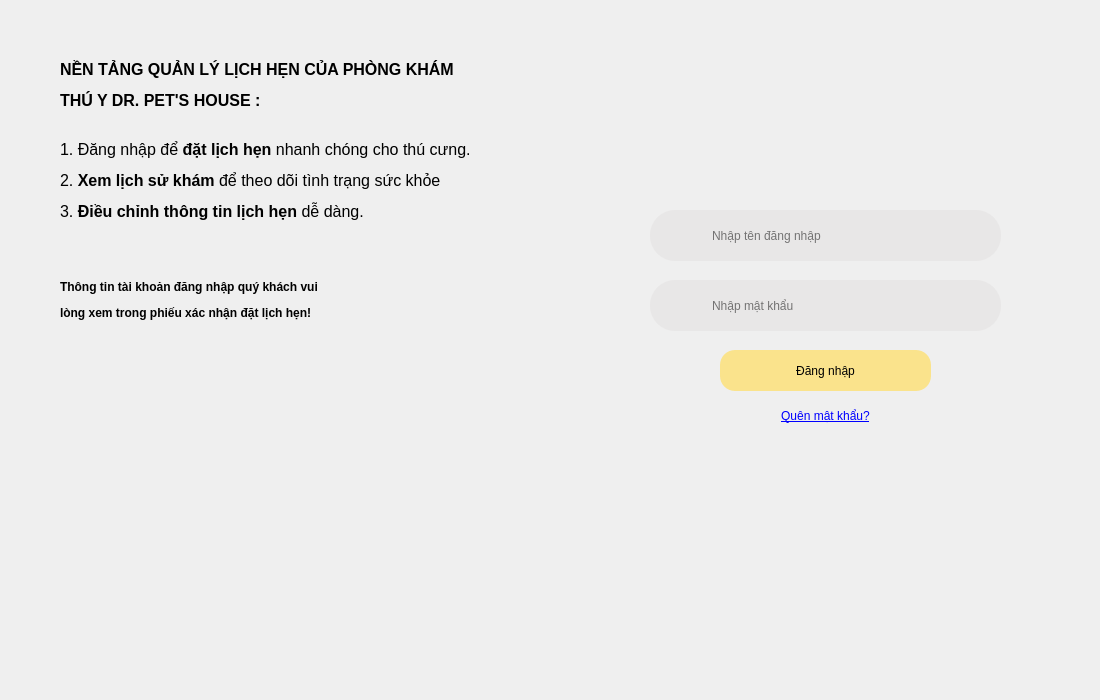
<?xml version="1.0" encoding="UTF-8"?>
<ui version="4.0">
 <class>MainWindow</class>
 <widget class="QMainWindow" name="MainWindow">
  <property name="geometry">
   <rect>
    <x>0</x>
    <y>0</y>
    <width>1100</width>
    <height>700</height>
   </rect>
  </property>
  <property name="windowTitle">
   <string>MainWindow</string>
  </property>
  <widget class="QWidget" name="centralwidget">
   <widget class="QLabel" name="label">
    <property name="geometry">
     <rect>
      <x>0</x>
      <y>0</y>
      <width>1100</width>
      <height>700</height>
     </rect>
    </property>
    <property name="text">
     <string/>
    </property>
    <property name="pixmap">
     <pixmap>../../Images/Images_DangNhap/nen_dang_nhap.jpg</pixmap>
    </property>
    <property name="scaledContents">
     <bool>true</bool>
    </property>
   </widget>
   <widget class="QLineEdit" name="lineEditTenDangNhap">
    <property name="geometry">
     <rect>
      <x>650</x>
      <y>210</y>
      <width>351</width>
      <height>51</height>
     </rect>
    </property>
    <property name="whatsThis">
     <string>&lt;html&gt;&lt;head/&gt;&lt;body&gt;&lt;p align=&quot;center&quot;&gt;&lt;br/&gt;&lt;/p&gt;&lt;/body&gt;&lt;/html&gt;</string>
    </property>
    <property name="styleSheet">
     <string notr="true">QLineEdit {
    border: 2px;  
    border-radius: 25px;    
	font: 14pt &quot;Sitka Display&quot;;
	background-color: rgb(232, 231, 231);
    padding: 5px;
	 padding-left: 60px;
    padding-right: 60px;            
}</string>
    </property>
    <property name="placeholderText">
     <string>Nhập tên đăng nhập</string>
    </property>
   </widget>
   <widget class="QLineEdit" name="lineEditMatKhau">
    <property name="geometry">
     <rect>
      <x>650</x>
      <y>280</y>
      <width>351</width>
      <height>51</height>
     </rect>
    </property>
    <property name="whatsThis">
     <string>&lt;html&gt;&lt;head/&gt;&lt;body&gt;&lt;p align=&quot;center&quot;&gt;&lt;br/&gt;&lt;/p&gt;&lt;/body&gt;&lt;/html&gt;</string>
    </property>
    <property name="styleSheet">
     <string notr="true">QLineEdit {
    border: 2px;  
    border-radius: 25px;        
	font: 14pt &quot;Sitka Display&quot;;
	background-color: rgb(232, 231, 231);
    padding: 5px;
 	padding-left: 60px; 
    padding-right: 60px;             
}
</string>
    </property>
    <property name="echoMode">
     <enum>QLineEdit::Password</enum>
    </property>
    <property name="placeholderText">
     <string>Nhập mật khẩu</string>
    </property>
   </widget>
   <widget class="QPushButton" name="pushButtonLogin">
    <property name="geometry">
     <rect>
      <x>720</x>
      <y>350</y>
      <width>211</width>
      <height>41</height>
     </rect>
    </property>
    <property name="styleSheet">
     <string notr="true">QPushButton {
    background-color: #fae38c; 
    border-radius: 15px;       
    color: black;               
    padding: 5px 10px;        
	font: 16pt &quot;Sitka Display&quot;;
}

QPushButton:hover {
    background-color: #eeba4a
}

QPushButton:pressed {
    background-color: #fffaba; 
}
</string>
    </property>
    <property name="text">
     <string>Đăng nhập</string>
    </property>
   </widget>
   <widget class="QPushButton" name="pushButtonQuenMatKhau">
    <property name="geometry">
     <rect>
      <x>740</x>
      <y>400</y>
      <width>171</width>
      <height>31</height>
     </rect>
    </property>
    <property name="styleSheet">
     <string notr="true">QPushButton {
    border-radius: 15px;       
    color: blue;               
    padding: 5px 10px;        
	font: 12pt &quot;Sitka Display&quot;;
	text-decoration: underline;
}

QPushButton:hover {
    background-color:#f9ffff
}

QPushButton:pressed {
    background-color: #eaf8fb; 
}</string>
    </property>
    <property name="text">
     <string>Quên mật khẩu?</string>
    </property>
   </widget>
   <widget class="QLabel" name="label_2">
    <property name="geometry">
     <rect>
      <x>60</x>
      <y>-30</y>
      <width>451</width>
      <height>341</height>
     </rect>
    </property>
    <property name="styleSheet">
     <string notr="true">color: rgb(0, 0, 0);
font: 14pt &quot;Microsoft YaHei&quot;;</string>
    </property>
    <property name="text">
     <string>&lt;html&gt;&lt;head/&gt;&lt;body&gt;&lt;p&gt;&lt;span style=&quot; font-size:12pt; font-weight:600;&quot;&gt;NỀN TẢNG QUẢN LÝ LỊCH HẸN CỦA PHÒNG KHÁM &lt;/span&gt;&lt;/p&gt;&lt;p&gt;&lt;span style=&quot; font-size:12pt; font-weight:600;&quot;&gt;THÚ Y DR. PET'S HOUSE :&lt;/span&gt;&lt;/p&gt;&lt;p&gt;&lt;span style=&quot; font-size:12pt;&quot;&gt;&lt;br/&gt;1. Đăng nhập để &lt;/span&gt;&lt;span style=&quot; font-size:12pt; font-weight:600;&quot;&gt;đặt lịch hẹn&lt;/span&gt;&lt;span style=&quot; font-size:12pt;&quot;&gt; nhanh chóng cho thú cưng.&lt;/span&gt;&lt;/p&gt;&lt;p&gt;&lt;span style=&quot; font-size:12pt;&quot;&gt;2. &lt;/span&gt;&lt;span style=&quot; font-size:12pt; font-weight:600;&quot;&gt;Xem lịch sử khám&lt;/span&gt;&lt;span style=&quot; font-size:12pt;&quot;&gt; để theo dõi tình trạng sức khỏe&lt;/span&gt;&lt;/p&gt;&lt;p&gt;&lt;span style=&quot; font-size:12pt;&quot;&gt;3. &lt;/span&gt;&lt;span style=&quot; font-size:12pt; font-weight:600;&quot;&gt;Điều chỉnh thông tin lịch hẹn&lt;/span&gt;&lt;span style=&quot; font-size:12pt;&quot;&gt; dễ dàng.&lt;/span&gt;&lt;/p&gt;&lt;/body&gt;&lt;/html&gt;</string>
    </property>
   </widget>
   <widget class="QLabel" name="label_3">
    <property name="geometry">
     <rect>
      <x>60</x>
      <y>220</y>
      <width>491</width>
      <height>161</height>
     </rect>
    </property>
    <property name="styleSheet">
     <string notr="true">font: 14pt &quot;Microsoft YaHei&quot;;
color: rgb(0, 0, 0);
</string>
    </property>
    <property name="text">
     <string>&lt;html&gt;&lt;head/&gt;&lt;body&gt;&lt;p&gt;&lt;span style=&quot; font-weight:600;&quot;&gt;Thông tin tài khoản đăng nhập quý khách vui &lt;/span&gt;&lt;/p&gt;&lt;p&gt;&lt;span style=&quot; font-weight:600;&quot;&gt;lòng xem trong phiếu xác nhận đặt lịch hẹn!&lt;/span&gt;&lt;/p&gt;&lt;/body&gt;&lt;/html&gt;</string>
    </property>
   </widget>
   <widget class="QLabel" name="label_4">
    <property name="geometry">
     <rect>
      <x>170</x>
      <y>350</y>
      <width>191</width>
      <height>121</height>
     </rect>
    </property>
    <property name="text">
     <string/>
    </property>
    <property name="pixmap">
     <pixmap>../../Images/Images_DangNhap/logo.png</pixmap>
    </property>
    <property name="scaledContents">
     <bool>true</bool>
    </property>
   </widget>
   <widget class="QLabel" name="label_5">
    <property name="geometry">
     <rect>
      <x>20</x>
      <y>50</y>
      <width>31</width>
      <height>31</height>
     </rect>
    </property>
    <property name="text">
     <string/>
    </property>
    <property name="pixmap">
     <pixmap>../../Images/Images_DangNhap/ic_point.png</pixmap>
    </property>
    <property name="scaledContents">
     <bool>true</bool>
    </property>
   </widget>
   <widget class="QLabel" name="label_6">
    <property name="geometry">
     <rect>
      <x>20</x>
      <y>270</y>
      <width>31</width>
      <height>31</height>
     </rect>
    </property>
    <property name="text">
     <string/>
    </property>
    <property name="pixmap">
     <pixmap>../../Images/Images_DangNhap/ic_point.png</pixmap>
    </property>
    <property name="scaledContents">
     <bool>true</bool>
    </property>
   </widget>
   <widget class="QLabel" name="label_7">
    <property name="geometry">
     <rect>
      <x>650</x>
      <y>210</y>
      <width>51</width>
      <height>51</height>
     </rect>
    </property>
    <property name="text">
     <string/>
    </property>
    <property name="pixmap">
     <pixmap>../../Images/Images_DangNhap/ic_user.png</pixmap>
    </property>
    <property name="scaledContents">
     <bool>true</bool>
    </property>
   </widget>
   <widget class="QLabel" name="label_8">
    <property name="geometry">
     <rect>
      <x>650</x>
      <y>280</y>
      <width>51</width>
      <height>51</height>
     </rect>
    </property>
    <property name="text">
     <string/>
    </property>
    <property name="pixmap">
     <pixmap>../../Images/Images_DangNhap/ic_lock.png</pixmap>
    </property>
    <property name="scaledContents">
     <bool>true</bool>
    </property>
   </widget>
   <widget class="QLabel" name="labelEyeHidden">
    <property name="geometry">
     <rect>
      <x>960</x>
      <y>296</y>
      <width>21</width>
      <height>20</height>
     </rect>
    </property>
    <property name="text">
     <string/>
    </property>
    <property name="pixmap">
     <pixmap>../../Images/Images_DangNhap/ic_hidden.png</pixmap>
    </property>
    <property name="scaledContents">
     <bool>true</bool>
    </property>
   </widget>
   <widget class="QPushButton" name="pushButton_caution">
    <property name="geometry">
     <rect>
      <x>10</x>
      <y>10</y>
      <width>31</width>
      <height>31</height>
     </rect>
    </property>
    <property name="sizePolicy">
     <sizepolicy hsizetype="Fixed" vsizetype="Fixed">
      <horstretch>0</horstretch>
      <verstretch>0</verstretch>
     </sizepolicy>
    </property>
    <property name="styleSheet">
     <string notr="true">QPushButton {background:transparent;
border:None}
QPushButton:pressed{background-color: rgb(193, 193, 193);}</string>
    </property>
    <property name="text">
     <string/>
    </property>
    <property name="icon">
     <iconset>
      <normaloff>../../Images/Images_DangNhap/ic_back .png</normaloff>../../Images/Images_DangNhap/ic_back .png</iconset>
    </property>
    <property name="iconSize">
     <size>
      <width>32</width>
      <height>32</height>
     </size>
    </property>
   </widget>
  </widget>
  <widget class="QMenuBar" name="menubar">
   <property name="geometry">
    <rect>
     <x>0</x>
     <y>0</y>
     <width>1100</width>
     <height>21</height>
    </rect>
   </property>
  </widget>
 </widget>
 <resources/>
 <connections/>
</ui>
